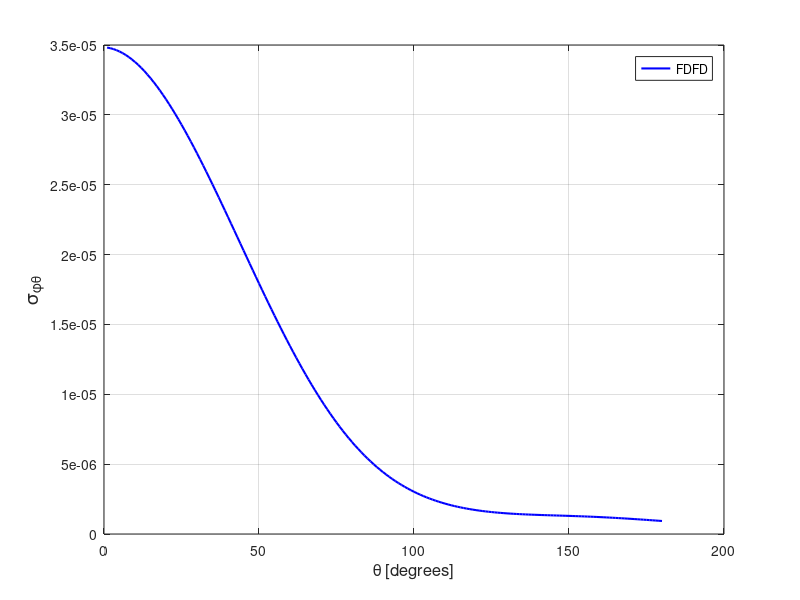

Reproduce this figure in MATLAB.
spt = [ 
    1  0.34815759E-04
    2  0.34773526E-04
    3  0.34712437E-04
    4  0.34632754E-04
    5  0.34535053E-04
    6  0.34420085E-04
    7  0.34286633E-04
    8  0.34136137E-04
    9  0.33968103E-04
   10  0.33784072E-04
   11  0.33583616E-04
   12  0.33367014E-04
   13  0.33135188E-04
   14  0.32888431E-04
   15  0.32626402E-04
   16  0.32350305E-04
   17  0.32060791E-04
   18  0.31757223E-04
   19  0.31440853E-04
   20  0.31112133E-04
   21  0.30771487E-04
   22  0.30419009E-04
   23  0.30056190E-04
   24  0.29682516E-04
   25  0.29298568E-04
   26  0.28905521E-04
   27  0.28503538E-04
   28  0.28092230E-04
   29  0.27673668E-04
   30  0.27247239E-04
   31  0.26814090E-04
   32  0.26374493E-04
   33  0.25929105E-04
   34  0.25477249E-04
   35  0.25021562E-04
   36  0.24560881E-04
   37  0.24097253E-04
   38  0.23629838E-04
   39  0.23158607E-04
   40  0.22686012E-04
   41  0.22211232E-04
   42  0.21735252E-04
   43  0.21258375E-04
   44  0.20781463E-04
   45  0.20303483E-04
   46  0.19826901E-04
   47  0.19351024E-04
   48  0.18877201E-04
   49  0.18404617E-04
   50  0.17934997E-04
   51  0.17468083E-04
   52  0.17003422E-04
   53  0.16543296E-04
   54  0.16087179E-04
   55  0.15635056E-04
   56  0.15187595E-04
   57  0.14745035E-04
   58  0.14308289E-04
   59  0.13877928E-04
   60  0.13453115E-04
   61  0.13035247E-04
   62  0.12623671E-04
   63  0.12219156E-04
   64  0.11821786E-04
   65  0.11431434E-04
   66  0.11049132E-04
   67  0.10674912E-04
   68  0.10308572E-04
   69  0.99509780E-05
   70  0.96008916E-05
   71  0.92599557E-05
   72  0.89276273E-05
   73  0.86039008E-05
   74  0.82885363E-05
   75  0.79825768E-05
   76  0.76848701E-05
   77  0.73964738E-05
   78  0.71168442E-05
   79  0.68462364E-05
   80  0.65841696E-05
   81  0.63306998E-05
   82  0.60863158E-05
   83  0.58499995E-05
   84  0.56229460E-05
   85  0.54039592E-05
   86  0.51931775E-05
   87  0.49908849E-05
   88  0.47959088E-05
   89  0.46093069E-05
   90  0.44301401E-05
   91  0.42585625E-05
   92  0.40943391E-05
   93  0.39370534E-05
   94  0.37872119E-05
   95  0.36441725E-05
   96  0.35073640E-05
   97  0.33771507E-05
   98  0.32527682E-05
   99  0.31347040E-05
  100  0.30225217E-05
  101  0.29159396E-05
  102  0.28146462E-05
  103  0.27184938E-05
  104  0.26275475E-05
  105  0.25410286E-05
  106  0.24594883E-05
  107  0.23825019E-05
  108  0.23096177E-05
  109  0.22406937E-05
  110  0.21758729E-05
  111  0.21149326E-05
  112  0.20572948E-05
  113  0.20033656E-05
  114  0.19525812E-05
  115  0.19048659E-05
  116  0.18603794E-05
  117  0.18185370E-05
  118  0.17795097E-05
  119  0.17431088E-05
  120  0.17090046E-05
  121  0.16771326E-05
  122  0.16475605E-05
  123  0.16202409E-05
  124  0.15947692E-05
  125  0.15710240E-05
  126  0.15490861E-05
  127  0.15288325E-05
  128  0.15100300E-05
  129  0.14925798E-05
  130  0.14765390E-05
  131  0.14616772E-05
  132  0.14478162E-05
  133  0.14351547E-05
  134  0.14233811E-05
  135  0.14123588E-05
  136  0.14021279E-05
  137  0.13925417E-05
  138  0.13836739E-05
  139  0.13751769E-05
  140  0.13672277E-05
  141  0.13595142E-05
  142  0.13521607E-05
  143  0.13450782E-05
  144  0.13380854E-05
  145  0.13312442E-05
  146  0.13244145E-05
  147  0.13176046E-05
  148  0.13107951E-05
  149  0.13037914E-05
  150  0.12966511E-05
  151  0.12892016E-05
  152  0.12817277E-05
  153  0.12738578E-05
  154  0.12657528E-05
  155  0.12572904E-05
  156  0.12483724E-05
  157  0.12392554E-05
  158  0.12297540E-05
  159  0.12197952E-05
  160  0.12095471E-05
  161  0.11988116E-05
  162  0.11876059E-05
  163  0.11760702E-05
  164  0.11642131E-05
  165  0.11518866E-05
  166  0.11391802E-05
  167  0.11261279E-05
  168  0.11127061E-05
  169  0.10988831E-05
  170  0.10848632E-05
  171  0.10705170E-05
  172  0.10558666E-05
  173  0.10409343E-05
  174  0.10257982E-05
  175  0.10104472E-05
  176  0.99492524E-06
  177  0.97920122E-06
  178  0.96340784E-06
  179  0.94743837E-06
  180  0.93143029E-06
  181  0.91536253E-06
  182  0.89928108E-06
  183  0.88320729E-06
  184  0.86710799E-06
  185  0.85109627E-06
  186  0.83517818E-06
  187  0.81933274E-06
  188  0.80366817E-06
  189  0.78810075E-06
  190  0.77274865E-06
  191  0.75755838E-06
  192  0.74260095E-06
  193  0.72785804E-06
  194  0.71338860E-06
  195  0.69917417E-06
  196  0.68523377E-06
  197  0.67160119E-06
  198  0.65834814E-06
  199  0.64545685E-06
  200  0.63280044E-06
  201  0.62060053E-06
  202  0.60874106E-06
  203  0.59724584E-06
  204  0.58621066E-06
  205  0.57558157E-06
  206  0.56534998E-06
  207  0.55553653E-06
  208  0.54617556E-06
  209  0.53725387E-06
  210  0.52878823E-06
  211  0.52078639E-06
  212  0.51329636E-06
  213  0.50628967E-06
  214  0.49974801E-06
  215  0.49367924E-06
  216  0.48810159E-06
  217  0.48313922E-06
  218  0.47868025E-06
  219  0.47467245E-06
  220  0.47126224E-06
  221  0.46836479E-06
  222  0.46611351E-06
  223  0.46429531E-06
  224  0.46321534E-06
  225  0.46264984E-06
  226  0.46275431E-06
  227  0.46340844E-06
  228  0.46481881E-06
  229  0.46686731E-06
  230  0.46962717E-06
  231  0.47317855E-06
  232  0.47739104E-06
  233  0.48244760E-06
  234  0.48830810E-06
  235  0.49507094E-06
  236  0.50268039E-06
  237  0.51118832E-06
  238  0.52070067E-06
  239  0.53149773E-06
  240  0.54316166E-06
  241  0.55620148E-06
  242  0.57037113E-06
  243  0.58605104E-06
  244  0.60299493E-06
  245  0.62165805E-06
  246  0.64195922E-06
  247  0.66388839E-06
  248  0.68769441E-06
  249  0.71360887E-06
  250  0.74175159E-06
  251  0.77205431E-06
  252  0.80490719E-06
  253  0.84057814E-06
  254  0.87900264E-06
  255  0.92041211E-06
  256  0.96519682E-06
  257  0.10133795E-05
  258  0.10653270E-05
  259  0.11212179E-05
  260  0.11815059E-05
  261  0.12461393E-05
  262  0.13156226E-05
  263  0.13902441E-05
  264  0.14701367E-05
  265  0.15559312E-05
  266  0.16476141E-05
  267  0.17459098E-05
  268  0.18507417E-05
  269  0.19626461E-05
  270  0.20820980E-05
  271  0.22092065E-05
  272  0.23445102E-05
  273  0.24879810E-05
  274  0.26407017E-05
  275  0.28026686E-05
  276  0.29738235E-05
  277  0.31552788E-05
  278  0.33466411E-05
  279  0.35490148E-05
  280  0.37620714E-05
  281  0.39861566E-05
  282  0.42216593E-05
  283  0.44687936E-05
  284  0.47282538E-05
  285  0.49999849E-05
  286  0.52835599E-05
  287  0.55801497E-05
  288  0.58891469E-05
  289  0.62109434E-05
  290  0.65459335E-05
  291  0.68934960E-05
  292  0.72541266E-05
  293  0.76272790E-05
  294  0.80141845E-05
  295  0.84128415E-05
  296  0.88246779E-05
  297  0.92485434E-05
  298  0.96854401E-05
  299  0.10133133E-04
  300  0.10592551E-04
  301  0.11063579E-04
  302  0.11545554E-04
  303  0.12037429E-04
  304  0.12539980E-04
  305  0.13051423E-04
  306  0.13572359E-04
  307  0.14101278E-04
  308  0.14637551E-04
  309  0.15181441E-04
  310  0.15730588E-04
  311  0.16286822E-04
  312  0.16846932E-04
  313  0.17412378E-04
  314  0.17980647E-04
  315  0.18552113E-04
  316  0.19124695E-04
  317  0.19698207E-04
  318  0.20271711E-04
  319  0.20844316E-04
  320  0.21415790E-04
  321  0.21984948E-04
  322  0.22550907E-04
  323  0.23112438E-04
  324  0.23669045E-04
  325  0.24219682E-04
  326  0.24763764E-04
  327  0.25300102E-04
  328  0.25828862E-04
  329  0.26347638E-04
  330  0.26857317E-04
  331  0.27355361E-04
  332  0.27842720E-04
  333  0.28318038E-04
  334  0.28780112E-04
  335  0.29229217E-04
  336  0.29663823E-04
  337  0.30084175E-04
  338  0.30489346E-04
  339  0.30878848E-04
  340  0.31251897E-04
  341  0.31608190E-04
  342  0.31947900E-04
  343  0.32269556E-04
  344  0.32573702E-04
  345  0.32859272E-04
  346  0.33126347E-04
  347  0.33374901E-04
  348  0.33604643E-04
  349  0.33814675E-04
  350  0.34005738E-04
  351  0.34177279E-04
  352  0.34329369E-04
  353  0.34461365E-04
  354  0.34574088E-04
  355  0.34667268E-04
  356  0.34740715E-04
  357  0.34794248E-04
  358  0.34828685E-04
  359  0.34843517E-04
  360  0.34839173E-04
 ]; 
plot(spt(1:180,1),spt(1:180,2),'b-','linewidth',1.5 ); 
grid on 
legend('FDFD');
xlabel('\theta [degrees]','FontSize',12);
ylabel('\sigma_{\phi\theta}','FontSize',14);
